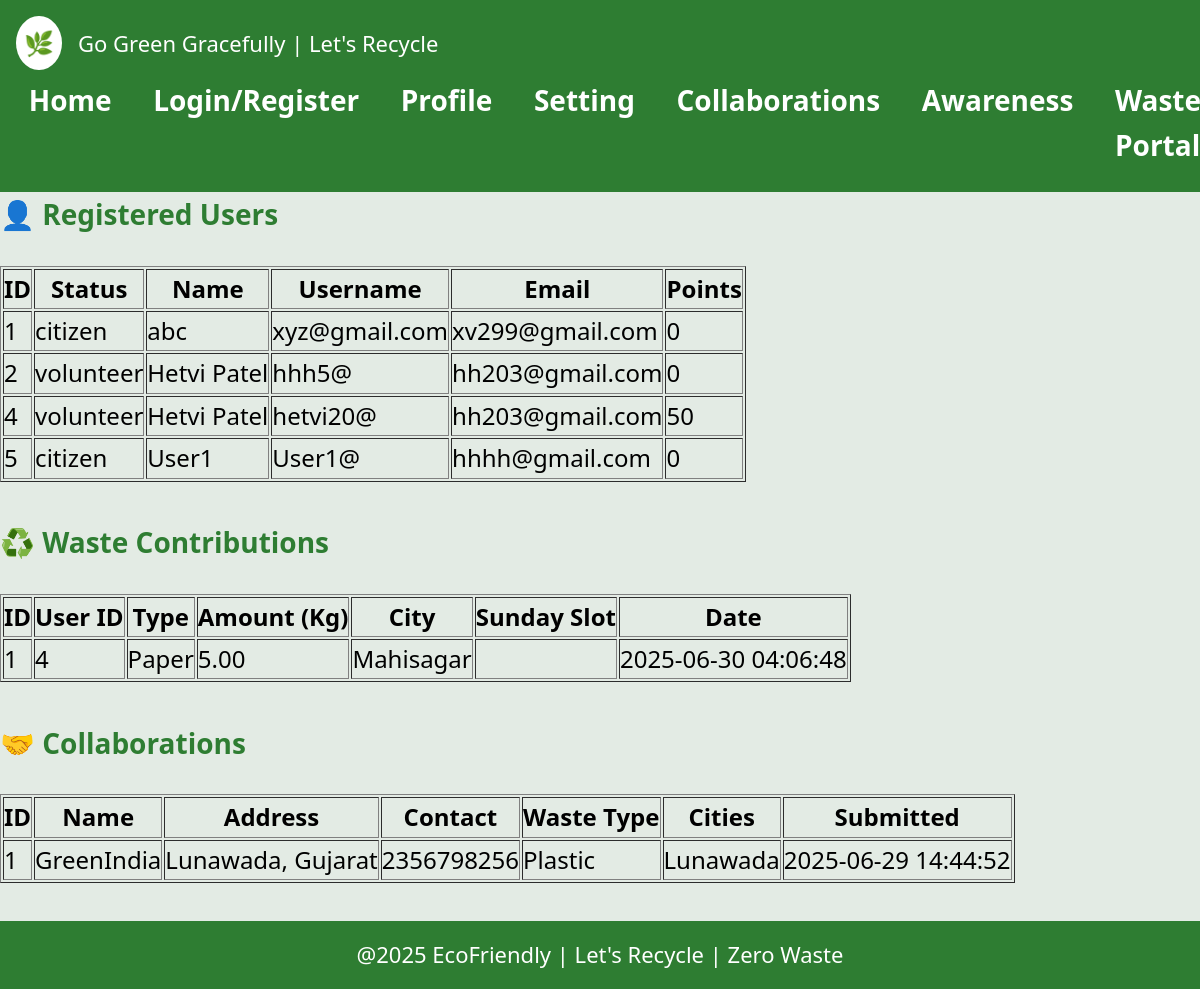
The app's page /admin.php with its own data.
### tables this page shows
CREATE TABLE `users` (
  `id` int(11) NOT NULL,
  `status` enum('company','citizen','volunteer','municipality') NOT NULL,
  `organization_name` varchar(255) DEFAULT NULL,
  `user_name` varchar(100) NOT NULL,
  `address` varchar(255) DEFAULT NULL,
  `email` varchar(100) NOT NULL,
  `contact` varchar(20) DEFAULT NULL,
  `username` varchar(50) NOT NULL,
  `password` varchar(255) NOT NULL,
  `points` int(11) DEFAULT 0
);

CREATE TABLE `waste_contributions` (
  `id` int(11) NOT NULL,
  `user_id` int(11) DEFAULT NULL,
  `waste_type` varchar(50) DEFAULT NULL,
  `amount` decimal(5,2) DEFAULT NULL,
  `city_area` varchar(100) DEFAULT NULL,
  `sunday_slot` enum('1st','2nd','3rd','4th') DEFAULT NULL,
  `contribution_date` timestamp NOT NULL DEFAULT current_timestamp()
);

CREATE TABLE `collaborations` (
  `id` int(11) NOT NULL,
  `name` varchar(255) NOT NULL,
  `address` varchar(255) DEFAULT NULL,
  `contact` varchar(100) DEFAULT NULL,
  `type_of_waste` varchar(100) DEFAULT NULL,
  `cities` varchar(255) DEFAULT NULL,
  `submitted_at` timestamp NOT NULL DEFAULT current_timestamp()
);

### admin.php (the view, shortened to what this page needs)
<!DOCTYPE html>
<html lang="en">
<head>
  <link rel="stylesheet" href="style.css" />
</head>
<body>
  <header class="main-header">
  <div class="logo">🌿</div>
  <div class="site-title" style="font-size: 22px;">Go Green Gracefully | Let's Recycle</div>
  <nav class="nav-menu">
    <a href="index.html">Home</a>
    <a href="login.html">Login/Register</a>
    <a href="profile.html">Profile</a>
    <a href="setting.html">Setting</a>
    <a href="collaboration.html">Collaborations</a>
    <a href="awareness.html">Awareness</a>
    <a href="wasteportal.html">Waste Portal</a>
  </nav>
</header>
<?php
$host = "localhost";
$user = "root";
$pass = "";
$db = "eco_recycle";
$conn = new mysqli($host, $user, $pass, $db);
echo "<h2>👤 Registered Users</h2>";
$users = $conn->query("SELECT id, status, user_name, username, email, points FROM users");
if ($users->num_rows > 0) {
  echo "<table border='1'><tr><th>ID</th><th>Status</th><th>Name</th><th>Username</th><th>Email</th><th>Points</th></tr>";
  while ($row = $users->fetch_assoc()) {
    echo "<tr><td>{$row['id']}</td><td>{$row['status']}</td><td>{$row['user_name']}</td><td>{$row['username']}</td><td>{$row['email']}</td><td>{$row['points']}</td></tr>";
  }
  echo "</table><br>";
}
echo "<h2>♻️ Waste Contributions</h2>";
$waste = $conn->query("SELECT * FROM waste_contributions");
if ($waste->num_rows > 0) {
  echo "<table border='1'><tr><th>ID</th><th>User ID</th><th>Type</th><th>Amount (Kg)</th><th>City</th><th>Sunday Slot</th><th>Date</th></tr>";
  while ($row = $waste->fetch_assoc()) {
    echo "<tr><td>{$row['id']}</td><td>{$row['user_id']}</td><td>{$row['waste_type']}</td><td>{$row['amount']}</td><td>{$row['city_area']}</td><td>{$row['sunday_slot']}</td><td>{$row['contribution_date']}</td></tr>";
  }
  echo "</table><br>";
}
echo "<h2>🤝 Collaborations</h2>";
$collabs = $conn->query("SELECT * FROM collaborations");
if ($collabs->num_rows > 0) {
  echo "<table border='1'><tr><th>ID</th><th>Name</th><th>Address</th><th>Contact</th><th>Waste Type</th><th>Cities</th><th>Submitted</th></tr>";
  while ($row = $collabs->fetch_assoc()) {
    echo "<tr><td>{$row['id']}</td><td>{$row['name']}</td><td>{$row['address']}</td><td>{$row['contact']}</td><td>{$row['type_of_waste']}</td><td>{$row['cities']}</td><td>{$row['submitted_at']}</td></tr>";
  }
  echo "</table><br>";
}
?>
  <footer style="font-size: 22px;">
    @2025 EcoFriendly | Let's Recycle | Zero Waste
  </footer>
</body>
</html>

### style.css (style rules this page uses)
* { margin: 0; padding: 0; box-sizing: border-box; font-family: 'Segoe UI', Tahoma, Geneva, Verdana, sans-serif; }
body { font-family: 'Segoe UI', Tahoma, Geneva, Verdana, sans-serif; font-size: 24px; line-height: 1.6; background-color: #e3ebe4; color: black; margin: 0; padding: 0; }
.main-header { display: flex; align-items: center; font-size: 28px; justify-content: space-between; background-color: #2e7d32; padding: 1rem; color: white; flex-wrap: wrap; }
.logo { font-size: 1.5rem; border-radius: 50%; background-color: white; color: #2e7d32; padding: 0.5rem; }
.site-title { font-size: 1.2rem; margin-left: 1rem; flex: 1; }
.nav-menu { display: flex; gap: 1rem; }
.nav-menu a { color: white; text-decoration: none; font-weight: bold; padding: 0.5rem 0.8rem; border-radius: 4px; transition: background-color 0.3s ease; }
h2 { margin-bottom: 1.8rem; color: #2e7d32; font-size: 28px; }
footer { background-color: #2e7d32; color: white; text-align: center; padding: 1rem; position: relative; bottom: 0; width: 100%; }

### records on screen
users: id "1", status "citizen", user_name "abc", username "xyz@gmail.com", email "xv299@gmail.com", points "0"
users: id "2", status "volunteer", user_name "Hetvi Patel", username "hhh5@", email "hh203@gmail.com", points "0"
users: id "4", status "volunteer", user_name "Hetvi Patel", username "hetvi20@", email "hh203@gmail.com", points "50"
users: id "5", status "citizen", user_name "User1", username "User1@", email "hhhh@gmail.com", points "0"
waste_contributions: id "1", user "4", waste_type "Paper", amount "5.00", city_area "Mahisagar", contribution_date "2025-06-30 04:06:48"
collaborations: id "1", name "GreenIndia", address "Lunawada, Gujarat", contact "2356798256", type_of_waste "Plastic", cities "Lunawada", submitted_at "2025-06-29 14:44:52"
